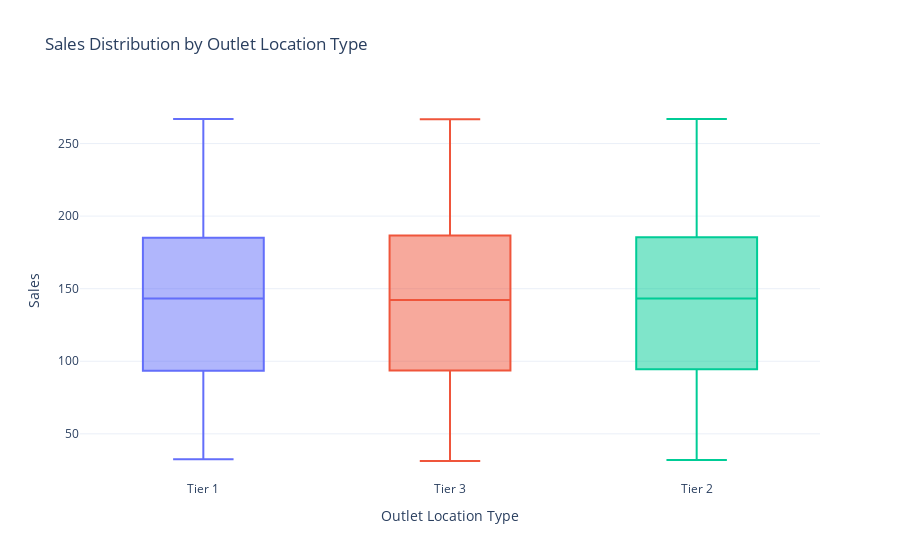

Notebook source saved alongside this figure:
### Code cell
fig = px.box(df,
             x='Outlet Location Type',
             y='Sales',
             color='Outlet Location Type',
             title='Sales Distribution by Outlet Location Type',
             template='plotly_white')
fig.update_layout(showlegend=False)
fig.show()

### Figure 1 — Plotly figure (JSON) as saved in the notebook; plotly's stock layout.template omitted (floating-point values rounded to 4 significant figures; data arrays with more than 128 entries replaced by an {"elided": "..."} marker saying what was removed)
{"data": [{"alignmentgroup": "True", "hovertemplate": "Outlet Location Type=%{x}<br>Sales=%{y}<extra></extra>", "legendgroup": "Tier 1", "marker": {"color": "#636efa"}, "name": "Tier 1", "notched": false, "offsetgroup": "Tier 1", "orientation": "v", "showlegend": true, "type": "box", "x": {"elided": "2388 str values"}, "x0": " ", "xaxis": "x", "y": {"elided": "2388 float values"}, "y0": " ", "yaxis": "y"}, {"alignmentgroup": "True", "hovertemplate": "Outlet Location Type=%{x}<br>Sales=%{y}<extra></extra>", "legendgroup": "Tier 3", "marker": {"color": "#EF553B"}, "name": "Tier 3", "notched": false, "offsetgroup": "Tier 3", "orientation": "v", "showlegend": true, "type": "box", "x": {"elided": "3350 str values"}, "x0": " ", "xaxis": "x", "y": {"elided": "3350 float values"}, "y0": " ", "yaxis": "y"}, {"alignmentgroup": "True", "hovertemplate": "Outlet Location Type=%{x}<br>Sales=%{y}<extra></extra>", "legendgroup": "Tier 2", "marker": {"color": "#00cc96"}, "name": "Tier 2", "notched": false, "offsetgroup": "Tier 2", "orientation": "v", "showlegend": true, "type": "box", "x": {"elided": "2785 str values"}, "x0": " ", "xaxis": "x", "y": {"elided": "2785 float values"}, "y0": " ", "yaxis": "y"}], "layout": {"boxmode": "overlay", "legend": {"title": {"text": "Outlet Location Type"}, "tracegroupgap": 0}, "showlegend": false, "title": {"text": "Sales Distribution by Outlet Location Type"}, "xaxis": {"anchor": "y", "categoryarray": ["Tier 1", "Tier 3", "Tier 2"], "categoryorder": "array", "domain": [0, 1], "title": {"text": "Outlet Location Type"}}, "yaxis": {"anchor": "x", "domain": [0, 1], "title": {"text": "Sales"}}}}
